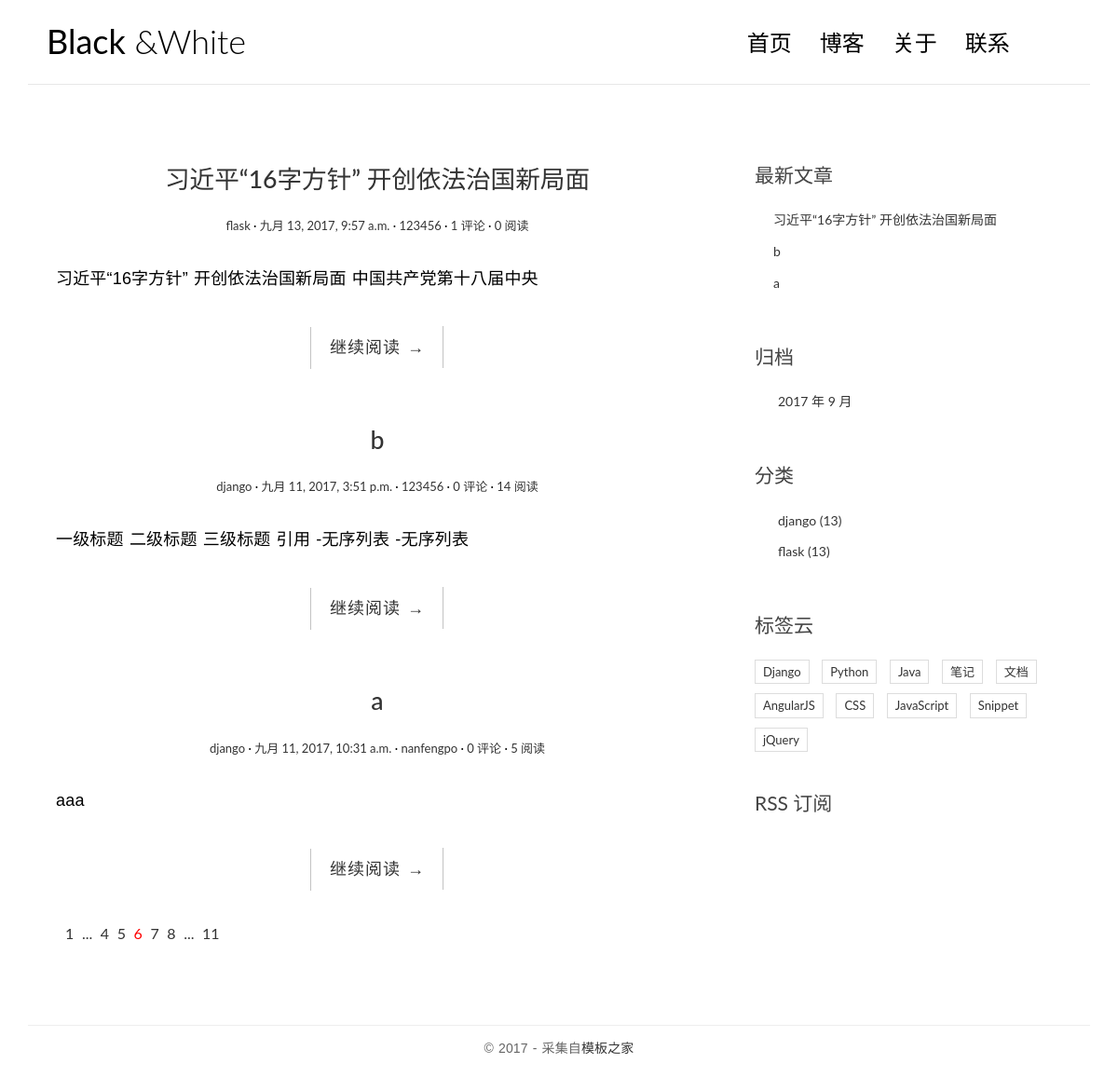
The page / on the database its author committed.
### blog/models.py (models this page shows, shortened)
class Post(models.Model):
    title = models.CharField(max_length=64)
    body = models.TextField()
    created_time = models.DateTimeField()
    modified_time = models.DateTimeField()
    excerpt = models.CharField(max_length=256, blank=True)
    category = models.ForeignKey(Category)
    tags = models.ManyToManyField(Tag, blank=True)
    author = models.ForeignKey(User)
    views = models.PositiveIntegerField(default=0)
    class Meta:
        ordering = ['-created_time', '-modified_time']
    def get_absolute_url(self):
        return reverse('blog:detail', kwargs={'pk': self.pk})

class Category(models.Model):
    name = models.CharField(max_length=64)

### blog/views.py (the view)
# urls.py: url(r'^$', views.IndexView.as_view(), name='index'),  # as_view把IndexView变成一个视图函数
class IndexView(ListView):
    model = Post
    template_name = 'blog/index.html'
    context_object_name = 'post_list'  # 这个post_list不能瞎取,必须和模板中的变量一样

### blog/templatetags/blog_tags.py (called while the page is built)
@register.simple_tag
def get_recent_posts(num=5):
    return Post.objects.all().order_by('-created_time')[: num]

@register.simple_tag
def archives():
    return Post.objects.dates('created_time', 'month', order='DESC')

@register.simple_tag
def get_categories():
    return Category.objects.all()

### templates/blog/index.html
{% extends 'base.html' %}
{% block main %}
{% for post in post_list %}
<article class="post post-{{ post.pk }}">
    <header class="entry-header">
        <h1 class="entry-title">
            <a href="{{ post.get_absolute_url }}">{{ post.title }}</a>
        </h1>
        <div class="entry-meta">
            <span class="post-category"><a href="#">{{ post.category.name }}</a></span>
            <span class="post-date"><a href="#"><time class="entry-date" datetime="{{ post.created_time }}">{{ post.created_time }}</time></a></span>
            <span class="post-author"><a href="#">{{ post.author }}</a></span>
            <span class="comments-link"><a href="#">{{post.comment_set.count}} 评论</a></span>
            <span class="views-count"><a href="#">{{post.views}} 阅读</a></span>
        </div>
    </header>
    <div class="entry-content clearfix">
        <p>{{ post.excerpt }}</p>
        <div class="read-more cl-effect-14">
            <a href="{{ post.get_absolute_url }}" class="more-link">继续阅读 <span class="meta-nav">→</span></a>
        </div>
    </div>
</article>
{% empty %}
<div class="no-post">暂时还没有发布的文章！</div>
{% endfor %}
<div class="pagination">
    <ul>
        <li><a href="">1</a></li>
        <li><a href="">...</a></li>
        <li><a href="">4</a></li>
        <li><a href="">5</a></li>
        <li class="current"><a href="">6</a></li>
        <li><a href="">7</a></li>
        <li><a href="">8</a></li>
        <li><a href="">...</a></li>
        <li><a href="">11</a></li>
    </ul>
</div>
{% endblock main %}

### templates/base.html (shortened to what this page needs)
{% load staticfiles %}
{% load  blog_tags %}
<html>
<head>
    <link rel="stylesheet" href="{% static 'blog/css/bootstrap.min.css' %}">
    <link rel="stylesheet" href="{% static 'blog/css/custom.css' %}">
    <link rel="stylesheet" href="{% static 'blog/css/pace.css' %}">
    <link rel="stylesheet" href="http://code.ionicframework.com/ionicons/2.0.1/css/ionicons.min.css">
</head>
<body>
<div class="container">
    <header id="site-header">
        <div class="row">
            <div class="col-md-4 col-sm-5 col-xs-8">
                <div class="logo">
                    <h1><a href="{% url 'blog:index' %}"><b>Black</b> &amp;White</a></h1>
                </div>
            </div>
            <div class="col-md-8 col-sm-7 col-xs-4">
                <nav class="main-nav" role="navigation">
                    <div class="collapse navbar-collapse" id="bsexample-navbar-collapse-1">
                        <ul class="nav navbar-nav navbar-right">
                            <li class="cl-effect-11"><a href="/" data-hover="首页">首页</a></li>
                            <li class="cl-effect-11"><a href="fullwidth.html" data-hover="博客">博客</a></li>
                            <li class="cl-effect-11"><a href="about.html" data-hover="关于">关于</a></li>
                            <li class="cl-effect-11"><a href="contact.html" data-hover="联系">联系</a></li>
                        </ul>
                    </div>
                </nav>
            </div>
        </div>
    </header>
</div>
<div class="content-body">
    <div class="container">
        <div class="row">
            <main class="col-md-8">
                {% block main %}
                {% endblock main %}
            </main>
            <aside class="col-md-4">
                <div class="widget widget-recent-posts">
                    <h3 class="widget-title">最新文章</h3>
                    {% get_recent_posts as post_list %}
                    <ul>
                        {% for post in post_list %}
                        <li>
                            <a href="{{ post.get_absolute_url }}">{{post.title}}</a>
                        </li>
                        {% empty %}
                        没有更多数据
                        {% endfor %}
                    </ul>
                </div>
                <div class="widget widget-archives">
                    <h3 class="widget-title">归档</h3>
                    {% archives as date_list %}
                    <ul>
                        {% for date in date_list %}
                        <li>
                            <a href="{% url 'blog:archives' date.year date.month %}">{{date.year}} 年 {{date.month}} 月</a>
                        </li>
                        {% empty %}
                        没有数据
                        {% endfor %}
                    </ul>
                </div>
                <div class="widget widget-category">
                    <h3 class="widget-title">分类</h3>
                    {% get_categories as category_list %}
                    <ul>
                        {% for category in category_list %}
                        <li>
                            <a href="{% url 'blog:category' category.pk %}">{{category.name}} <span class="post-count">(13)</span></a>
                        </li>
                        {% empty %}
                        没有数据
                        {% endfor %}
                    </ul>
                </div>
                <div class="widget widget-tag-cloud">
                    <h3 class="widget-title">标签云</h3>
                    <ul>
                        <li>
                            <a href="#">Django</a>
                        </li>
                        <li>
                            <a href="#">Python</a>
                        </li>
                        <li>
                            <a href="#">Java</a>
                        </li>
                        <li>
                            <a href="#">笔记</a>
                        </li>
                        <li>
                            <a href="#">文档</a>
                        </li>
                        <li>
                            <a href="#">AngularJS</a>
                        </li>
                        <li>
                            <a href="#">CSS</a>
                        </li>
                        <li>
                            <a href="#">JavaScript</a>
                        </li>
                        <li>
                            <a href="#">Snippet</a>
                        </li>
                        <li>
                            <a href="#">jQuery</a>
                        </li>
                    </ul>
                </div>
                <div class="rss">
                    <a href=""> RSS 订阅</a>
                </div>
            </aside>
        </div>
    </div>
</div>
<footer id="site-footer">
    <div class="container">
        <div class="row">
            <div class="col-md-12">
                <p class="copyright">&copy 2017 - 采集自<a href="http://www.cssmoban.com/" target="_blank" title="模板之家">模板之家</a></p>
            </div>
        </div>
    </div>
</footer>
</body>
</html>

### blog/static/blog/css/custom.css (style rules this page uses)
* { outline: none; }
h1, h2, h3, h4, h5, h6 { margin-top: 0; }
b { font-weight: 400; }
a { color: #333; }
body { color: #444; font-family: 'Lato', sans-serif; }
p { font-family: 'Ubuntu', sans-serif; font-weight: 400; word-spacing: 1px; letter-spacing: 0.01em; }
#site-header { background-color: #FFF; padding: 25px 20px; margin-bottom: 40px; border-bottom: 1px solid #e7e7e7; }
.logo h1 a { color: #000; }
.logo h1 { margin: 0; font-family: 'Lato', sans-serif; font-weight: 300; }
.main-nav { margin-top: 11px; max-width: 95%; }
.main-nav a { color: #000000 !important; padding: 0 0 5px 0 !important; margin-right: 30px; font-family: 'Lato', sans-serif; font-weight: 300; font-size: 24px; }
.cl-effect-11 a { padding: 10px 0; color: #0972b4; text-shadow: none; }
.cl-effect-11 a::before { position: absolute; top: 0; left: 0; overflow: hidden; padding: 0 0 5px 0 !important; max-width: 0; border-bottom: 1px solid #000; color: #000; content: attr(data-hover); white-space: nowrap; -webkit-transition: max-width 0.5s; -moz-transition: max-width 0.5s; transition: max-width 0.5s; }
.content-body { padding-bottom: 4em; }
.post { background: #fff; padding: 30px 30px 0; }
.entry-title { text-align: center; font-size: 1.9em; margin-bottom: 20px; line-height: 1.6; padding: 10px 20px 0; }
.entry-meta { text-align: center; color: #DDDDDD; font-size: 13px; margin-bottom: 30px; }
.entry-content { font-size: 18px; line-height: 1.9; font-weight: 300; color: #000; }
.post-category::after, .post-date::after, .post-author::after, .comments-link::after { content: ' ·'; color: #000; }
.read-more { font-family: 'Ubuntu', sans-serif; font-weight: 400; word-spacing: 1px; letter-spacing: 0.01em; text-align: center; margin-top: 20px; }
.cl-effect-14 a { padding: 0 20px; height: 45px; line-height: 45px; position: relative; display: inline-block; margin: 15px 25px; letter-spacing: 1px; font-weight: 400; text-shadow: 0 0 1px rgba(255, 255, 255, 0.3); }
.cl-effect-14 a::before, .cl-effect-14 a::after { position: absolute; width: 45px; height: 1px; background: #C3C3C3; content: ''; -webkit-transition: all 0.3s; -moz-transition: all 0.3s; transition: all 0.3s; pointer-events: none; }
.cl-effect-14 a::before { top: 0; left: 0; -webkit-transform: rotate(90deg); -moz-transform: rotate(90deg); transform: rotate(90deg); -webkit-transform-origin: 0 0; -moz-transform-origin: 0 0; transform-origin: 0 0; }
.cl-effect-14 a::after { right: 0; bottom: 0; -webkit-transform: rotate(90deg); -moz-transform: rotate(90deg); transform: rotate(90deg); -webkit-transform-origin: 100% 0; -moz-transform-origin: 100% 0; transform-origin: 100% 0; }
.widget { background: #fff; padding: 30px 0 0; }
.widget-title { font-size: 1.5em; margin-bottom: 20px; line-height: 1.6; padding: 10px 0 0; font-weight: 400; }
.widget-recent-posts ul { padding: 0; margin: 0; padding-left: 20px; }
.widget-recent-posts ul li { list-style-type: none; position: relative; line-height: 170%; margin-bottom: 10px; }
.widget-recent-posts ul li::before { content: '\f3d3'; font-family: "Ionicons"; position: absolute; left: -17px; top: 3px; font-size: 16px; color: #000; }
.widget-archives ul { padding: 0; margin: 0; padding-left: 25px; }
.widget-archives ul li { list-style-type: none; position: relative; line-height: 170%; margin-bottom: 10px; }
.widget-archives ul li::before { content: '\f3f3'; font-family: "Ionicons"; position: absolute; left: -25px; top: 1px; font-size: 16px; color: #000; }
.widget-category ul { padding: 0; margin: 0; padding-left: 25px; }
.widget-category ul li { list-style-type: none; position: relative; line-height: 170%; margin-bottom: 10px; }
.widget-category ul li::before { content: '\f3fe'; font-family: "Ionicons"; position: absolute; left: -25px; top: 1px; font-size: 18px; color: #000; }
.widget-tag-cloud ul { padding: 0; margin: 0; margin-right: -10px; }
.widget-tag-cloud ul li { list-style-type: none; font-size: 13px; display: inline-block; margin-right: 10px; margin-bottom: 10px; padding: 3px 8px; border: 1px solid #ddd; }
.rss { font-size: 21px; margin-top: 30px; }
.rss a { color: #444; }
#site-footer { padding-top: 10px; padding: 0 0 1.5em 0; }
.copyright { text-align: center; padding-top: 1em; margin: 0; border-top: 1px solid #eee; color: #666; }
.pagination ul { list-style: none; }
.pagination ul li { display: inline-block; font-size: 16px; margin-right: 5px; }
.current a { color: red; }

### rows shown on the page
Post: title "习近平“16字方针” 开创依法治国新局面", category.name "flask", created_time "九月 13, 2017, 9:57 a.m.", author "123456", comment_set.count "1", views "0", excerpt "习近平“16字方针” 开创依法治国新局面 中国共产党第十八届中央"
Post: title "b", category.name "django", created_time "九月 11, 2017, 3:51 p.m.", author "123456", comment_set.count "0", views "14", excerpt "一级标题 二级标题 三级标题 引用 -无序列表 -无序列表"
Post: title "a", category.name "django", created_time "九月 11, 2017, 10:31 a.m.", author "nanfengpo", comment_set.count "0", views "5", excerpt "aaa"
Category: name "django"
Category: name "flask"

### other values the page prints
{{ date.year }} "2017"
{{ date.month }} "9"
